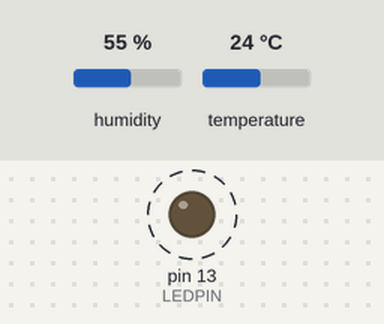
A sketch run on a simulated Arduino Uno, built with avr-gcc and run on an emulated ATmega328P. On the bench: output pins drawn as LEDs (lit = HIGH). Dashed ring = blinking. The inputs (shaded band) are chosen by the test bench; at power-on: temperature 24 °C, humidity 55 %. What the sketch prints to the serial monitor is not drawn.

Above: at 6.8 s.
6.9 s: temperature set to 12 °C
At 11.0 s:
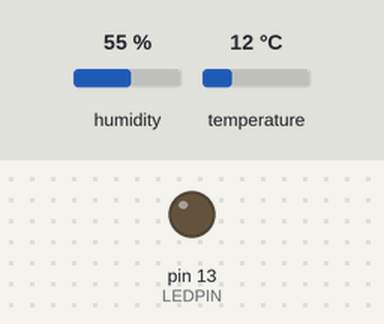
At 12.1 s:
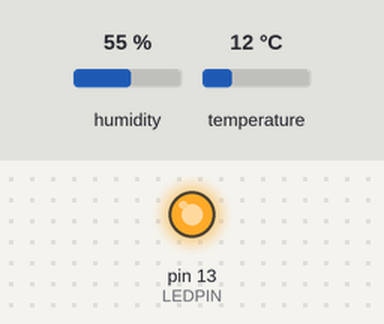
12.3 s: temperature set to 28 °C
Timing chart, 0 to 23.7 s (numbered marks = the images above; inputs shaded):
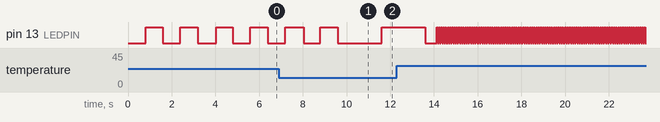

The sketch:

DHTtester.ino
```cpp
// Example testing sketch for various DHT humidity/temperature sensors
// Written by ladyada, public domain
//
// 修改说明：
// 1. 温度变化 → LED 闪烁快慢（以开机第一次读数为基准，升温闪快、降温闪慢）
// 2. 串口输出传感器数据前，先输出学号

// REQUIRES the following Arduino libraries:
// - DHT Sensor Library: https://github.com/adafruit/DHT-sensor-library
// - Adafruit Unified Sensor Lib: https://github.com/adafruit/Adafruit_Sensor

#include "DHT.h"

#define DHTPIN 7     // 数据脚接 D7
// Feather HUZZAH ESP8266 note: use pins 3, 4, 5, 12, 13 or 14 --
// Pin 15 can work but DHT must be disconnected during program upload.

// Uncomment whatever type you're using!
#define DHTTYPE DHT11   // DHT 11
//#define DHTTYPE DHT22   // DHT 22  (AM2302), AM2321
//#define DHTTYPE DHT21   // DHT 21 (AM2301)

#define LEDPIN 13         // 指示灯：D13 是 UNO 板上自带的 LED
#define STUDENT_ID 23301155  // 学号（想只输出后四位就把这里改成 1155）

// Initialize DHT sensor.
DHT dht(DHTPIN, DHTTYPE);

const unsigned long READ_INTERVAL = 2000;  // 每 2 秒读一次传感器
unsigned long lastRead = 0;

unsigned long lastBlink = 0;
bool ledState = false;
unsigned long blinkInterval = 800;  // 基准闪烁间隔（毫秒）

// 灵敏度：温度每变化 0.1°C，闪烁间隔调整多少毫秒（数值越大越灵敏）
const float MS_PER_01C = 100.0;

float referenceTemp = -1000;  // 基准温度，开机第一次读数时自动记录

void setup() {
  Serial.begin(9600);
  pinMode(LEDPIN, OUTPUT);
  Serial.println(F("DHTxx test!"));
  dht.begin();
}

void loop() {
  unsigned long now = millis();

  // —— 每 2 秒读一次传感器，更新闪烁速度 ——
  if (now - lastRead >= READ_INTERVAL) {
    lastRead = now;

    float h = dht.readHumidity();
    float t = dht.readTemperature();

    if (isnan(h) || isnan(t)) {
      // 读不到数据：保持固定慢闪，串口会提示检查型号/接线
      Serial.println(F("Failed to read from DHT sensor! 检查型号/接线"));
      blinkInterval = 1000;
    } else {
      // 第一次成功读数作为基准温度
      if (referenceTemp < -900) referenceTemp = t;

      // 温差：按 MS_PER_01C 灵敏度调整闪烁速度（升温闪快、降温闪慢）
      float delta = t - referenceTemp;
      blinkInterval = (unsigned long)constrain(800.0 - delta * 10.0 * MS_PER_01C, 50.0, 2000.0);

      // 先输出学号，再输出传感器数据
      Serial.print(F("Student ID: "));
      Serial.println(STUDENT_ID);

      Serial.print(F("基准="));
      Serial.print(referenceTemp);
      Serial.print(F("°C  当前="));
      Serial.print(t);
      Serial.print(F("°C  温差="));
      Serial.print(delta);
      Serial.print(F("°C  闪烁间隔="));
      Serial.print(blinkInterval);
      Serial.println(F(" ms"));

      Serial.print(F("Humidity: "));
      Serial.print(h);
      Serial.println(F("%"));
    }
  }

  // —— LED 闪烁（非阻塞，不卡住读传感器）——
  if (now - lastBlink >= blinkInterval) {
    lastBlink = now;
    ledState = !ledState;
    digitalWrite(LEDPIN, ledState);
  }
}
```

Measured:
- by itself, pin 13 (LEDPIN): repeats every 0.10 s: HIGH 0.05 s, LOW 0.05 s
